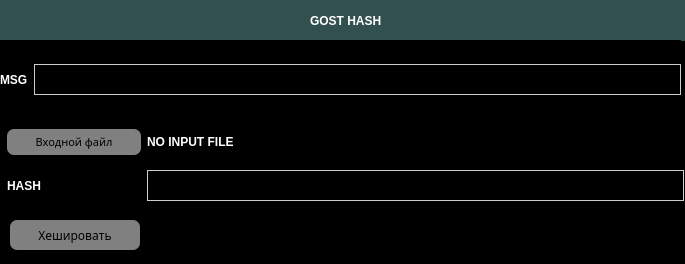
<?xml version="1.0" encoding="UTF-8"?>
<ui version="4.0">
 <class>MainWindow</class>
 <widget class="QMainWindow" name="MainWindow">
  <property name="geometry">
   <rect>
    <x>0</x>
    <y>0</y>
    <width>685</width>
    <height>264</height>
   </rect>
  </property>
  <property name="sizePolicy">
   <sizepolicy hsizetype="Fixed" vsizetype="Fixed">
    <horstretch>0</horstretch>
    <verstretch>0</verstretch>
   </sizepolicy>
  </property>
  <property name="minimumSize">
   <size>
    <width>0</width>
    <height>0</height>
   </size>
  </property>
  <property name="maximumSize">
   <size>
    <width>685</width>
    <height>650</height>
   </size>
  </property>
  <property name="windowTitle">
   <string>MD5</string>
  </property>
  <property name="styleSheet">
   <string notr="true">background-color: rgb(0, 0, 0);</string>
  </property>
  <widget class="QWidget" name="centralwidget">
   <property name="styleSheet">
    <string notr="true">background-color: rgb(0, 0,0);</string>
   </property>
   <widget class="QFrame" name="frame">
    <property name="geometry">
     <rect>
      <x>0</x>
      <y>0</y>
      <width>701</width>
      <height>41</height>
     </rect>
    </property>
    <property name="styleSheet">
     <string notr="true">background-color: rgb(49, 80, 78)</string>
    </property>
    <property name="frameShape">
     <enum>QFrame::StyledPanel</enum>
    </property>
    <property name="frameShadow">
     <enum>QFrame::Raised</enum>
    </property>
    <widget class="QWidget" name="horizontalLayoutWidget">
     <property name="geometry">
      <rect>
       <x>0</x>
       <y>0</y>
       <width>691</width>
       <height>41</height>
      </rect>
     </property>
     <layout class="QHBoxLayout" name="horizontalLayout">
      <item>
       <spacer name="horizontalSpacer">
        <property name="orientation">
         <enum>Qt::Horizontal</enum>
        </property>
        <property name="sizeHint" stdset="0">
         <size>
          <width>40</width>
          <height>20</height>
         </size>
        </property>
       </spacer>
      </item>
      <item>
       <widget class="QLabel" name="label_4">
        <property name="styleSheet">
         <string notr="true">color: white;
font: 18pt &quot;Century Gothic&quot;;
font-weight: 700;</string>
        </property>
        <property name="text">
         <string>GOST HASH</string>
        </property>
       </widget>
      </item>
      <item>
       <spacer name="horizontalSpacer_2">
        <property name="orientation">
         <enum>Qt::Horizontal</enum>
        </property>
        <property name="sizeHint" stdset="0">
         <size>
          <width>40</width>
          <height>20</height>
         </size>
        </property>
       </spacer>
      </item>
     </layout>
    </widget>
   </widget>
   <widget class="QPushButton" name="encrypt_btn">
    <property name="geometry">
     <rect>
      <x>10</x>
      <y>220</y>
      <width>130</width>
      <height>30</height>
     </rect>
    </property>
    <property name="font">
     <font>
      <family>Century Gothic</family>
     </font>
    </property>
    <property name="styleSheet">
     <string notr="true">QPushButton {
	color: black;
	background-color: grey;
	border-radius: 7px;
}

QPushButton:pressed {
	background-color: rgb(102, 102, 102);
}</string>
    </property>
    <property name="text">
     <string>Хешировать</string>
    </property>
   </widget>
   <widget class="QWidget" name="horizontalLayoutWidget_2">
    <property name="geometry">
     <rect>
      <x>0</x>
      <y>120</y>
      <width>691</width>
      <height>91</height>
     </rect>
    </property>
    <layout class="QHBoxLayout" name="horizontalLayout_2" stretch="1,100,1">
     <item>
      <spacer name="horizontalSpacer_4">
       <property name="orientation">
        <enum>Qt::Horizontal</enum>
       </property>
       <property name="sizeHint" stdset="0">
        <size>
         <width>40</width>
         <height>20</height>
        </size>
       </property>
      </spacer>
     </item>
     <item>
      <layout class="QGridLayout" name="gridLayout" rowstretch="0,0" columnstretch="1,4">
       <item row="1" column="0">
        <widget class="QLabel" name="hash_label">
         <property name="styleSheet">
          <string notr="true">color: white;
font: 14pt &quot;Century Gothic&quot;;
font-weight: 700;
text-transform: uppercase;
</string>
         </property>
         <property name="text">
          <string>HASH</string>
         </property>
        </widget>
       </item>
       <item row="0" column="0">
        <widget class="QPushButton" name="InputFile_btn_2">
         <property name="font">
          <font>
           <family>Century Gothic</family>
           <pointsize>8</pointsize>
          </font>
         </property>
         <property name="styleSheet">
          <string notr="true">QPushButton {
	color: black;
	background-color: grey;
	border-radius: 7px;
	padding: 5px;
}

QPushButton:pressed {
	background-color: rgb(102, 102, 102);
}</string>
         </property>
         <property name="text">
          <string>Входной файл</string>
         </property>
        </widget>
       </item>
       <item row="0" column="1">
        <widget class="QLabel" name="input_path">
         <property name="styleSheet">
          <string notr="true">color: white;
font: 14pt &quot;Century Gothic&quot;;
font-weight: 700;
text-transform: uppercase;
</string>
         </property>
         <property name="text">
          <string>NO INPUT FILE</string>
         </property>
        </widget>
       </item>
       <item row="1" column="1">
        <widget class="QLineEdit" name="lineEdit">
         <property name="font">
          <font>
           <family>Century Gothic</family>
           <pointsize>14</pointsize>
           <weight>50</weight>
           <bold>false</bold>
          </font>
         </property>
         <property name="styleSheet">
          <string notr="true">color: white;
border: 1px solid #ccc;</string>
         </property>
         <property name="readOnly">
          <bool>true</bool>
         </property>
        </widget>
       </item>
      </layout>
     </item>
     <item>
      <spacer name="horizontalSpacer_3">
       <property name="orientation">
        <enum>Qt::Horizontal</enum>
       </property>
       <property name="sizeHint" stdset="0">
        <size>
         <width>40</width>
         <height>20</height>
        </size>
       </property>
      </spacer>
     </item>
    </layout>
   </widget>
   <widget class="QWidget" name="horizontalLayoutWidget_3">
    <property name="geometry">
     <rect>
      <x>0</x>
      <y>40</y>
      <width>681</width>
      <height>80</height>
     </rect>
    </property>
    <layout class="QHBoxLayout" name="horizontalLayout_3">
     <item>
      <widget class="QLabel" name="label_msg">
       <property name="styleSheet">
        <string notr="true">color: white;
font: 14pt &quot;Century Gothic&quot;;
font-weight: 700;
text-transform: uppercase;
</string>
       </property>
       <property name="text">
        <string>MSG</string>
       </property>
      </widget>
     </item>
     <item>
      <widget class="QLineEdit" name="lineEdit_msg">
       <property name="font">
        <font>
         <family>Century Gothic</family>
         <pointsize>14</pointsize>
         <weight>50</weight>
         <bold>false</bold>
        </font>
       </property>
       <property name="styleSheet">
        <string notr="true">color: white;
border: 1px solid #ccc;</string>
       </property>
      </widget>
     </item>
    </layout>
   </widget>
  </widget>
 </widget>
 <resources/>
 <connections/>
</ui>
